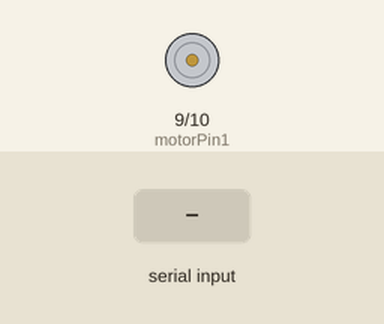
Bench run of a sketch on a simulated Arduino Uno, built with avr-gcc and run on an emulated ATmega328P. Parts: motor-driver pin pairs drawn as motors (green arrow = first pin HIGH = forward, orange = second pin HIGH = backward, longer = more drive). Inputs (shaded band) come from the test bench.

Above: at 1.2 s.
1.3 s: "W" received over Serial
At 2.5 s:
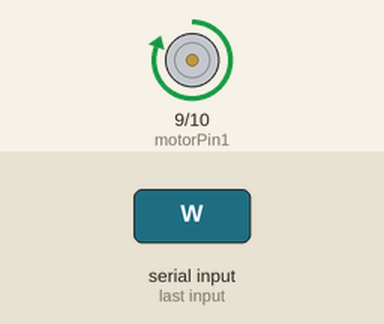
2.8 s: "S" received over Serial
At 3.7 s:
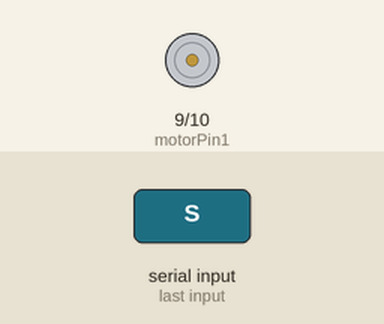
Timing chart, 0 to 5.8 s (numbered marks = the images above; inputs shaded):
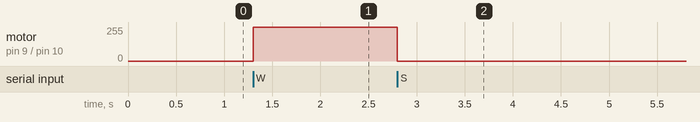

Measured:
- after the input at 1.3 s, motor on pin 9 (motorPin1) / pin 10 (motorPin2): stopped → forward 255/255 at once
- after the input at 2.8 s, motor on pin 9 (motorPin1) / pin 10 (motorPin2): forward 255/255 → stopped at once

The sketch:

ArduinoPPLC.ino
```cpp
// Define motor pins
const int motorPin1 = 9; // Motor driver input pin 1
const int motorPin2 = 10; // Motor driver input pin 2

void setup() {
  // Initialize motor pins as outputs
  pinMode(motorPin1, OUTPUT);
  pinMode(motorPin2, OUTPUT);

  // Start serial communication
  Serial.begin(9600);
}

void loop() {
  if (Serial.available() > 0) {
    char receivedChar = Serial.read();

    // Check the received character and control the motor accordingly
    switch(receivedChar) {
      case 'W': // Rotate the motor
        digitalWrite(motorPin1, HIGH);
        digitalWrite(motorPin2, LOW);
        break;

      case 'S': // Stop the motor
        digitalWrite(motorPin1, LOW);
        digitalWrite(motorPin2, LOW);
        break;

      default: // Stop the motor if unknown command received
        digitalWrite(motorPin1, LOW);
        digitalWrite(motorPin2, LOW);
        break;
    }
  }
}
```
